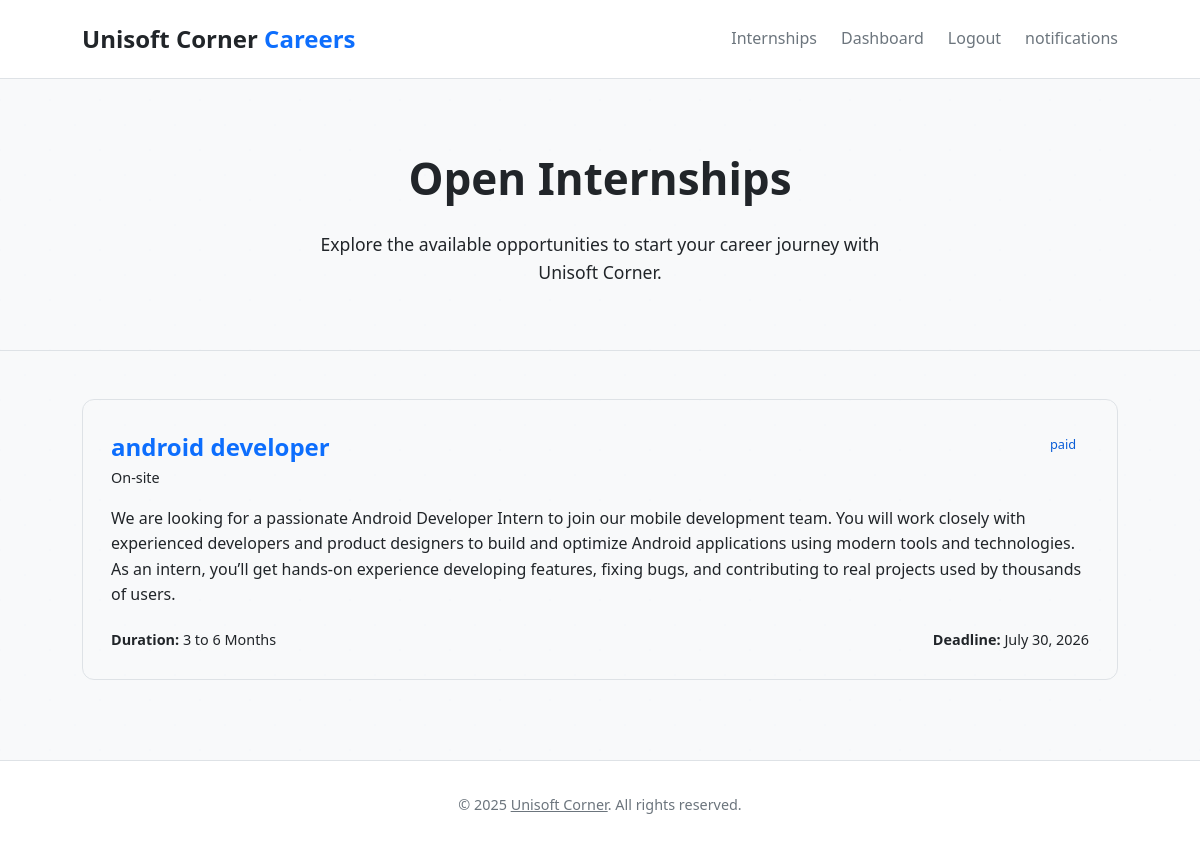
The app's page /internships/ (signed in) with its own data.
### internships/models.py (models this page shows, shortened)
class Internship(models.Model):
    TYPE_CHOICES = (
        ('paid', 'Paid'),
        ('unpaid', 'Unpaid'),
    )
    title = models.CharField(max_length=200)
    description = models.TextField()
    type = models.CharField(max_length=10, choices=TYPE_CHOICES)
    skills_required = models.ManyToManyField(Skill, blank=True)
    requirements = models.TextField()
    eligibility = models.TextField()
    duration = models.CharField(max_length=50)
    location = models.CharField(max_length=100)
    application_deadline = models.DateField()
    max_positions = models.PositiveIntegerField(default=1)
    current_accepted = models.PositiveIntegerField(default=0)
    is_active = models.BooleanField(default=True)
    created_at = models.DateTimeField(auto_now_add=True)

### internships/views.py (the view)
# urls.py: path("",views.internship_listing_view,name="internship_listing"),
@login_required
def internship_listing_view(request):
    internships = Internship.objects.filter(is_active = True).order_by('-created_at')
    context = {
        'internships' : internships
    }
    return render(request,"internships/internship_listing.html",context)

### templates/internships/internship_listing.html (shortened to what this page needs)
{% extends 'core/base.html' %}
{% block content %}
<div class="page-header">
    <div class="container">
        <h1>Open Internships</h1>
        <p>Explore the available opportunities to start your career journey with Unisoft Corner.</p>
    </div>
</div>
<div class="listing-container">
    <div class="container">
        {% for internship in internships %}
        <a href="{% url "internships:internship_detail" int_id=internship.id %}" class="internship-card animate-on-scroll">
            <div class="card-header">
                <div>
                    <h2 class="card-title">{{ internship.title }}</h2>
                    <p class="card-location">{{ internship.location }}</p>
                </div>
                <span class="badge-paid">{{ internship.type }}</span>
            </div>
            <p class="card-description">{{ internship.description }}</p>
            <div class="card-footer">
                <span><strong>Duration:</strong> {{ internship.duration }}</span>
                <span><strong>Deadline:</strong> {{ internship.application_deadline }}</span>
            </div>
        </a>
        {% endfor %}
    </div>
</div>
{% endblock %}

### templates/core/base.html (style rules this page uses)
:root { --primary-color: #0d6efd; --primary-hover: #0b5ed7; --secondary-color: #212529; --muted-color: #6c757d; --bg-color: #f8f9fa; --white-color: #ffffff; --border-color: #dee2e6; --font-family: system-ui, -apple-system, "Segoe UI", Roboto, "Helvetica Neue", Arial, sans-serif; }
* { margin: 0; padding: 0; box-sizing: border-box; }
body { font-family: var(--font-family); background-color: var(--bg-color); color: var(--secondary-color); line-height: 1.6; display: flex; flex-direction: column; min-height: 100vh; position: relative; overflow-x: hidden; }
.container { max-width: 1100px; margin: 0 auto; padding: 0 2rem; }

### templates/internships/internship_listing.html (style rules this page uses)
.page-header { background: linear-gradient(135deg, var(--bg-primary), var(--bg-secondary)); padding: 4rem 1rem; text-align: center; border-bottom: 1px solid var(--border-color); position: relative; overflow: hidden; }
.page-header::before { content: ''; position: absolute; top: -50%; left: -50%; width: 200%; height: 200%; background: radial-gradient(circle, var(--primary-light) 1px, transparent 1px); background-size: 50px 50px; animation: float 20s linear infinite; z-index: 0; }
.page-header .container { position: relative; z-index: 2; }
.page-header h1 { font-size: 2.75rem; font-weight: 700; margin-bottom: 1rem; animation: fadeInUp 1s ease-out; }
.page-header p { font-size: 1.1rem; color: var(--text-muted); max-width: 600px; margin: 0 auto; animation: fadeInUp 1s ease-out 0.2s both; }
.listing-container { padding: 3rem 0; }
.internship-card { background-color: var(--bg-primary); border: 1px solid var(--border-color); border-radius: 12px; padding: 1.75rem; margin-bottom: 2rem; transition: all 0.3s ease; text-decoration: none; display: block; color: inherit; animation: fadeInUp 0.8s ease-out; position: relative; overflow: hidden; }
.internship-card::before { content: ''; position: absolute; top: 0; left: 0; height: 4px; width: 100%; background: linear-gradient(90deg, var(--primary-color), var(--primary-hover)); transform: scaleX(0); transform-origin: left; transition: transform 0.4s ease; }
.card-header { display: flex; justify-content: space-between; align-items: flex-start; margin-bottom: 1rem; }
.card-title { font-size: 1.5rem; font-weight: 600; color: var(--primary-color); }
.card-location { font-size: 0.9rem; color: var(--text-muted); font-weight: 500; }
.card-description { color: var(--text-color); margin-bottom: 1.25rem; }
.card-footer { display: flex; justify-content: space-between; align-items: center; font-size: 0.9rem; color: var(--text-muted); flex-wrap: wrap; gap: 0.5rem; }
.badge-paid { background-color: var(--primary-light); color: var(--primary-hover); padding: 0.4rem 0.8rem; border-radius: 12px; font-weight: 500; font-size: 0.8rem; }

### records on screen
Internship: title "android developer", location "On-site", type "paid", description "We are looking for a passionate Android Developer Intern to join our mobile development team. You will work closely with experienced developers and product designers to build and optimize Android applications using modern tools and technologies. As an intern, you’ll get hands-on experience developing features, fixing bugs, and contributing to real projects used by thousands of users.", duration "3 to 6 Months", application_deadline "July 30, 2026"
